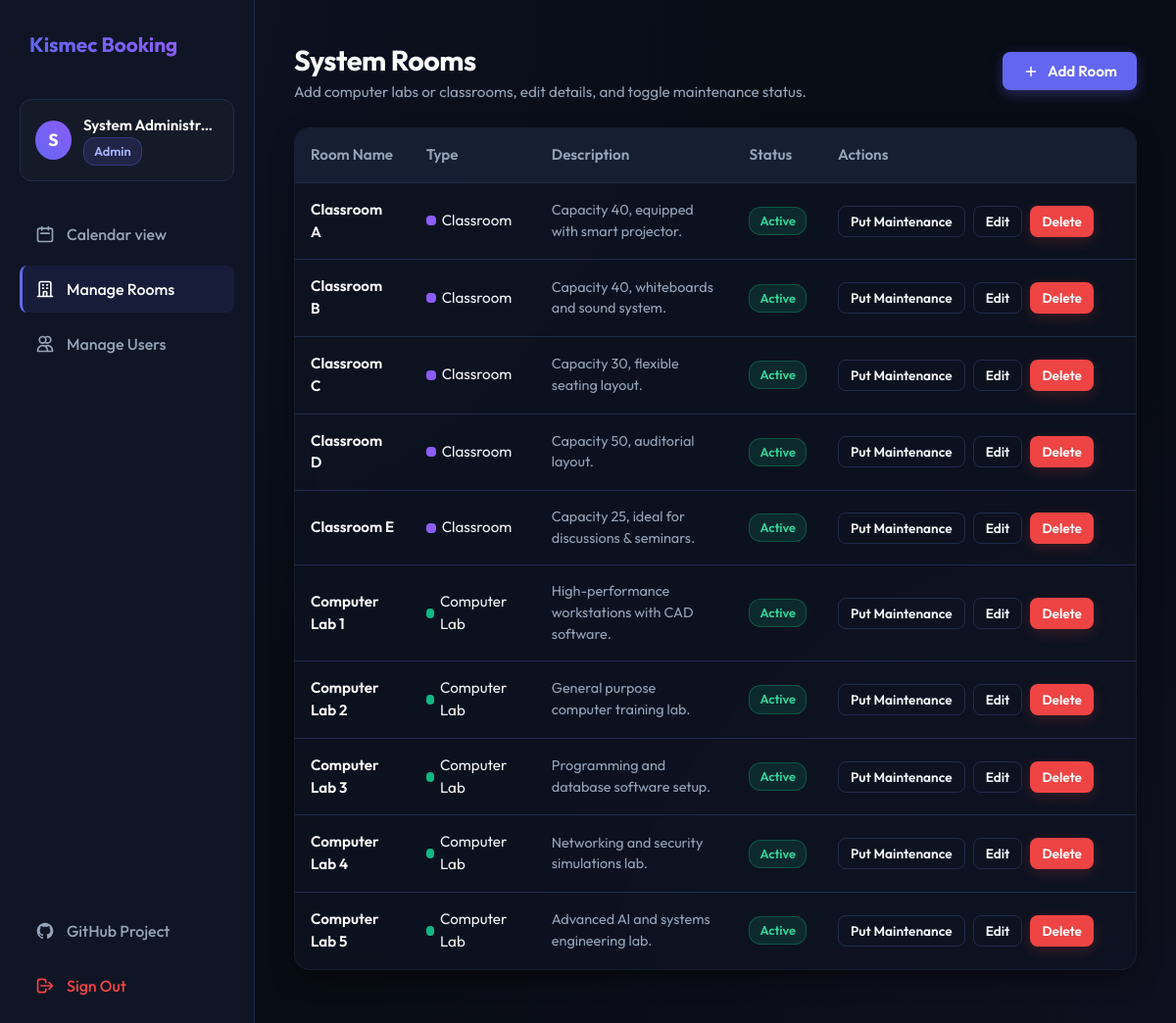
Screenshot of /admin_resources.php (signed in) with the database file from the repository.
### tables this page shows
CREATE TABLE IF NOT EXISTS `resources` (
    `id` INT AUTO_INCREMENT PRIMARY KEY,
    `name` VARCHAR(100) NOT NULL,
    `type` ENUM('lab', 'classroom') NOT NULL,
    `status` ENUM('active', 'maintenance') DEFAULT 'active',
    `description` TEXT,
    `created_at` TIMESTAMP DEFAULT CURRENT_TIMESTAMP
);

### admin_resources.php (the view, shortened to what this page needs)
<?php
require_once 'db_config.php';
$full_name = $_SESSION['full_name'];
try {
    $stmt = $pdo->prepare("SELECT * FROM `resources` ORDER BY `type` DESC, `name` ASC");
    $stmt->execute();
    $resources = $stmt->fetchAll();
} catch (PDOException $e) {
    die("Database query error: " . $e->getMessage());
}
?>
<!DOCTYPE html>
<html lang="en">
<head>
    <link rel="stylesheet" href="style.php">
</head>
<body>
    <div class="container-layout">
        <aside class="sidebar" id="dashboard-sidebar">
            <div class="sidebar-logo">
                <span>Kismec Booking</span>
            </div>
            <div class="sidebar-user">
                <div class="sidebar-user-avatar">
                    <?php echo strtoupper(substr($full_name, 0, 1)); ?>
                </div>
                <div class="sidebar-user-info">
                    <div class="sidebar-user-name" title="<?php echo htmlspecialchars($full_name); ?>">
                        <?php echo htmlspecialchars($full_name); ?>
                    </div>
                    <div class="sidebar-user-role">
                        <span class="badge badge-admin">Admin</span>
                    </div>
                </div>
            </div>
            <nav class="sidebar-nav">
                <a href="index.php" class="sidebar-link" id="nav-dashboard">
                    <svg style="width: 20px; height: 20px;" fill="none" stroke="currentColor" viewBox="0 0 24 24" xmlns="http://www.w3.org/2000/svg"><path stroke-linecap="round" stroke-linejoin="round" stroke-width="2" d="M8 7V3m8 4V3m-9 8h10M5 21h14a2 2 0 002-2V7a2 2 0 00-2-2H5a2 2 0 00-2 2v12a2 2 0 002 2z"></path></svg>
                    Calendar view
                </a>
                <a href="admin_resources.php" class="sidebar-link active" id="nav-resources">
                    Manage Rooms
                </a>
                <a href="admin_users.php" class="sidebar-link" id="nav-users">
                    Manage Users
                </a>
            </nav>
            <div class="sidebar-footer">
                <a href="https://github.com/Cr45hOverride/ResourcesBookingSystem" target="_blank" rel="noopener noreferrer" class="sidebar-link" id="nav-github" style="margin-bottom: 8px;">
                    GitHub Project
                </a>
                <a href="logout.php" class="sidebar-link" id="nav-logout" style="color: var(--danger);">
                    <svg style="width: 20px; height: 20px;" fill="none" stroke="currentColor" viewBox="0 0 24 24" xmlns="http://www.w3.org/2000/svg"><path stroke-linecap="round" stroke-linejoin="round" stroke-width="2" d="M17 16l4-4m0 0l-4-4m4 4H7m6 4v1a3 3 0 01-3 3H6a3 3 0 01-3-3V7a3 3 0 013-3h4a3 3 0 013 3v1"></path></svg>
                    Sign Out
                </a>
            </div>
        </aside>
        <main class="main-content">
            <div class="section-header">
                <div>
                    <h2 class="section-title" id="welcome-message">System Rooms</h2>
                    <p style="color: var(--text-secondary); font-size: 0.95rem;">Add computer labs or classrooms, edit details, and toggle maintenance status.</p>
                </div>
                <button class="btn btn-primary" id="btn-add-resource">
                    <svg style="width: 18px; height: 18px;" fill="none" stroke="currentColor" viewBox="0 0 24 24" xmlns="http://www.w3.org/2000/svg"><path stroke-linecap="round" stroke-linejoin="round" stroke-width="2" d="M12 6v6m0 0v6m0-6h6m-6 0H6"></path></svg>
                    Add Room
                </button>
            </div>
            <div class="glass-card" style="padding: 0; overflow: hidden;">
                <div class="table-responsive">
                    <table class="admin-table" id="resources-table">
                        <thead>
                            <tr>
                                <th>Room Name</th>
                                <th>Type</th>
                                <th>Description</th>
                                <th>Status</th>
                                <th style="width: 320px;">Actions</th>
                            </tr>
                        </thead>
                        <tbody>
                            <?php foreach ($resources as $res): ?>
                                <tr data-id="<?php echo $res['id']; ?>">
                                    <td style="font-weight: 600; color: #ffffff;" class="td-name">
                                        <?php echo htmlspecialchars($res['name']); ?>
                                    </td>
                                    <td class="td-type" style="text-transform: capitalize;">
                                        <span style="display: inline-flex; align-items: center; gap: 6px;">
                                            <span class="legend-color" style="width: 10px; height: 10px; display: inline-block; background-color: <?php echo $res['type'] === 'lab' ? 'var(--accent-lab)' : 'var(--accent-classroom)'; ?>;"></span>
                                            <?php echo $res['type'] === 'lab' ? 'Computer Lab' : 'Classroom'; ?>
                                        </span>
                                    </td>
                                    <td class="td-description" style="color: var(--text-secondary); font-size: 0.9rem;">
                                        <?php echo htmlspecialchars($res['description']); ?>
                                    </td>
                                    <td>
                                        <span class="badge td-status-badge <?php echo $res['status'] === 'active' ? 'badge-active' : 'badge-maintenance'; ?>">
                                            <?php echo $res['status'] === 'active' ? 'Active' : 'Maintenance'; ?>
                                        </span>
                                    </td>
                                    <td>
                                        <div class="actions-column">
                                            <button class="btn btn-secondary btn-small btn-toggle-maintenance" data-id="<?php echo $res['id']; ?>" data-status="<?php echo $res['status']; ?>">
                                                <?php echo $res['status'] === 'active' ? 'Put Maintenance' : 'Activate'; ?>
                                            </button>
                                            <button class="btn btn-secondary btn-small btn-edit-resource"
                                                    data-id="<?php echo $res['id']; ?>"
                                                    data-name="<?php echo htmlspecialchars($res['name']); ?>"
                                                    data-type="<?php echo $res['type']; ?>"
                                                    data-desc="<?php echo htmlspecialchars($res['description']); ?>">
                                                Edit
                                            </button>
                                            <button class="btn btn-danger btn-small btn-delete-resource" data-id="<?php echo $res['id']; ?>">
                                                Delete
                                            </button>
                                        </div>
                                    </td>
                                </tr>
                            <?php endforeach; ?>
                        </tbody>
                    </table>
                </div>
            </div>
        </main>
    </div>
</body>
</html>

### rows the page displays
resources: name "Classroom A", type "Classroom", description "Capacity 40, equipped with smart projector.", status "Active"
resources: name "Classroom B", type "Classroom", description "Capacity 40, whiteboards and sound system.", status "Active"
resources: name "Classroom C", type "Classroom", description "Capacity 30, flexible seating layout.", status "Active"
resources: name "Classroom D", type "Classroom", description "Capacity 50, auditorial layout.", status "Active"
resources: name "Classroom E", type "Classroom", description "Capacity 25, ideal for discussions & seminars.", status "Active"
resources: name "Computer Lab 1", type "Computer Lab", description "High-performance workstations with CAD software.", status "Active"
resources: name "Computer Lab 2", type "Computer Lab", description "General purpose computer training lab.", status "Active"
resources: name "Computer Lab 3", type "Computer Lab", description "Programming and database software setup.", status "Active"
resources: name "Computer Lab 4", type "Computer Lab", description "Networking and security simulations lab.", status "Active"
resources: name "Computer Lab 5", type "Computer Lab", description "Advanced AI and systems engineering lab.", status "Active"

### other values shown
substr($full_name, 0, 1) "S"
$full_name "System Administr…"
